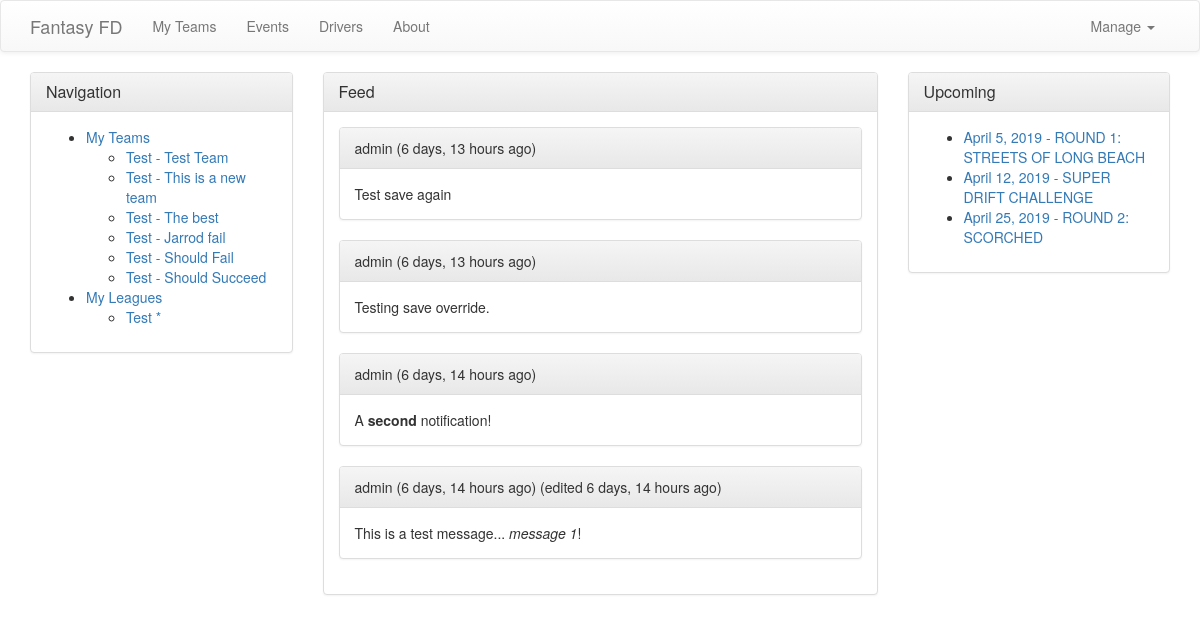
The app's page / (signed in) with its own data.
### drift/models.py (models this page shows, shortened)
class Team(models.Model):
    created_at = models.DateTimeField(auto_now_add=True)
    modified_at = models.DateTimeField(auto_now=True)
    league = models.ForeignKey(League, models.SET_NULL, blank=True, null=True)
    owner = models.ForeignKey(User, models.CASCADE)
    name = models.TextField()
    racers = models.ManyToManyField(Racer)

class League(models.Model):
    created_at = models.DateTimeField(auto_now_add=True)
    modified_at = models.DateTimeField(auto_now=True)
    name = models.TextField()
    race_official = models.ForeignKey(User, models.SET_NULL, blank=True, null=True)
    key_required = models.BooleanField(default=True, verbose_name="Require a key to join?")

class Notification(models.Model):
    created_at = models.DateTimeField(auto_now_add=True)
    modified_at = models.DateTimeField(auto_now=True)
    read = models.BooleanField(default=False)
    user = models.ForeignKey(User, models.CASCADE,  related_name='%(class)s_user')
    sender = models.ForeignKey(User, models.SET_NULL, null=True,  related_name='%(class)s_sender')
    msg = models.TextField()
    def isModified(self):
        return roundTime(self.created_at) != roundTime(self.modified_at)

class Event(models.Model):
    created_at = models.DateTimeField(auto_now_add=True)
    modified_at = models.DateTimeField(auto_now=True)
    schedule_url_slug = models.TextField()
    name = models.TextField()
    location = models.TextField()
    address = models.TextField(null=True)
    start = models.DateField()
    end = models.DateField()

### drift/views.py (the view)
# urls.py: path('', views.UserDashboardView.as_view(), name='home'),
class UserDashboardView(View):
    def get(self, request):
        if request.user.is_authenticated:
            teams = Team.objects.filter(owner=request.user.id)
            leagues = set([t.league for t in teams])
            upcoming = getUpcoming(request.user)
            notifications = Notification.objects.filter(
                user=request.user
                ).order_by('-created_at')
            context = {
                'teams': teams,
                'leagues': leagues,
                'upcoming': upcoming,
                'notifications': notifications,
            }
        else:
            context = {'form': AuthenticationForm}
        return render(request, 'drift/userDashboard.html', context=context)

### drift/models.py (called while the page is built)
def roundTime(dt=None, dateDelta=60):
    roundTo = datetime.timedelta(seconds=dateDelta).total_seconds()
    if dt == None :
        dt = timezone.now()
    tzmin = dt.min.replace(tzinfo=dt.tzinfo)
    seconds = (dt - tzmin).seconds
    rounding = (seconds+roundTo/2) // roundTo * roundTo
    return dt + datetime.timedelta(0,rounding-seconds,-dt.microsecond)

### drift/views.py (called while the page is built)
def getUpcoming(user):
    timeNow = timezone.now()
    eventLi = []
    teams = Team.objects.filter(owner=user)
    leagues = set([x.league for x in teams])
    draft = [x.draftdate for x in leagues if x.draftdate.draft >= timeNow]
    draft = [
        UpcomingEvent(
            'Draft',
            x.draft,
            reverse('drift:league', args=[x.league.id])
            ) for x in draft
        ]
    eventLi.extend(draft)
    races = Event.objects.filter(end__lte=timeNow).order_by('start')[0:3]
    races = [
        UpcomingEvent(
            x.name,
            x.start,
            reverse('drift:viewEvent', args=[x.id])
            ) for x in races
        ]
    eventLi.extend(races)
    return eventLi

### drift/templates/drift/userDashboard.html (shortened to what this page needs)
{% extends "base.html" %}
{% block content %}
    {% if user.is_authenticated %}
        <div class="row">
            <div class="col-sm-3">
                <div class="panel panel-default">
                    <div class="panel-heading">
                        <h3 class="panel-title">Navigation</h3>
                    </div>
                    <div class="panel-body">
                        <ul>
                            <li>
                                <a href="{% url 'drift:myFantasyTeams' %}">My Teams</a>
                                <ul>
                                {% for team in teams %}
                                    <li>
                                        <a href="{% url 'drift:viewFantasyTeam' team.id %}">{{team.league.name}} - {{team.name}}</a>
                                    </li>
                                {% endfor %}
                                </ul>
                            </li>
                            <li>
                                <a href="{% url 'drift:allLeagues' %}">My Leagues</a>
                                <ul>
                                    {% for league in leagues %}
                                        <li><a href="{% url 'drift:league' league.id %}">
                                            {{league.name}}
                                            {% if league.race_official == user %}
                                                *
                                            {% endif %}
                                        </a></li>
                                    {% endfor %}
                                </ul>
                            </li>
                        </ul>
                    </div>
                </div>
            </div>
            <div class="col-sm-6">
                <div class="panel panel-default">
                    <div class="panel-heading">
                        <h3 class="panel-title">Feed</h3>
                    </div>
                    <div class="panel-body">
                        {% for note in notifications %}
                            <div class="row">
                                <div class="col-sm-12">
                                    <div class="panel panel-default">
                                        <div class="panel-heading">
                                            {{note.sender}} ({{note.created_at|timesince}} ago) {% if note.isModified %}(edited {{note.modified_at|timesince}} ago){% endif %}
                                        </div>
                                        <div class="panel-body">{{note.msg|safe}}</div>
                                    </div>
                                </div>
                            </div>
                        {% endfor %}
                    </div>
                </div>
            </div>
            <div class="col-sm-3">
                <div class="panel panel-default">
                    <div class="panel-heading">
                        <h3 class="panel-title">Upcoming</h3>
                    </div>
                    <div class="panel-body">
                        <ul>
                            {% for event in upcoming %}
                                <li><a href="{{event.url}}">{{event.date}} - {{event.title}}</a></li>
                            {% endfor %}
                        </ul>
                    </div>
                </div>
            </div>
        </div>
    {% endif %}
{% endblock content %}

### records on screen
Team: league.name "Test", name "Test Team"
Team: league.name "Test", name "This is a new team"
Team: league.name "Test", name "The best"
Team: league.name "Test", name "Jarrod fail"
Team: league.name "Test", name "Should Fail"
Team: league.name "Test", name "Should Succeed"
League: name "Test"
Notification: sender "admin", created_at "6 days, 13 hours", msg "Test save again"
Notification: sender "admin", created_at "6 days, 13 hours", msg "Testing save override."
Notification: sender "admin", created_at "6 days, 14 hours", msg "A second notification!"
Notification: sender "admin", created_at "6 days, 14 hours", modified_at "6 days, 14 hours", msg "This is a test message... message 1 !"
Event: date "April 5, 2019", title "ROUND 1: STREETS OF LONG BEACH"
Event: date "April 12, 2019", title "SUPER DRIFT CHALLENGE"
Event: date "April 25, 2019", title "ROUND 2: SCORCHED"
